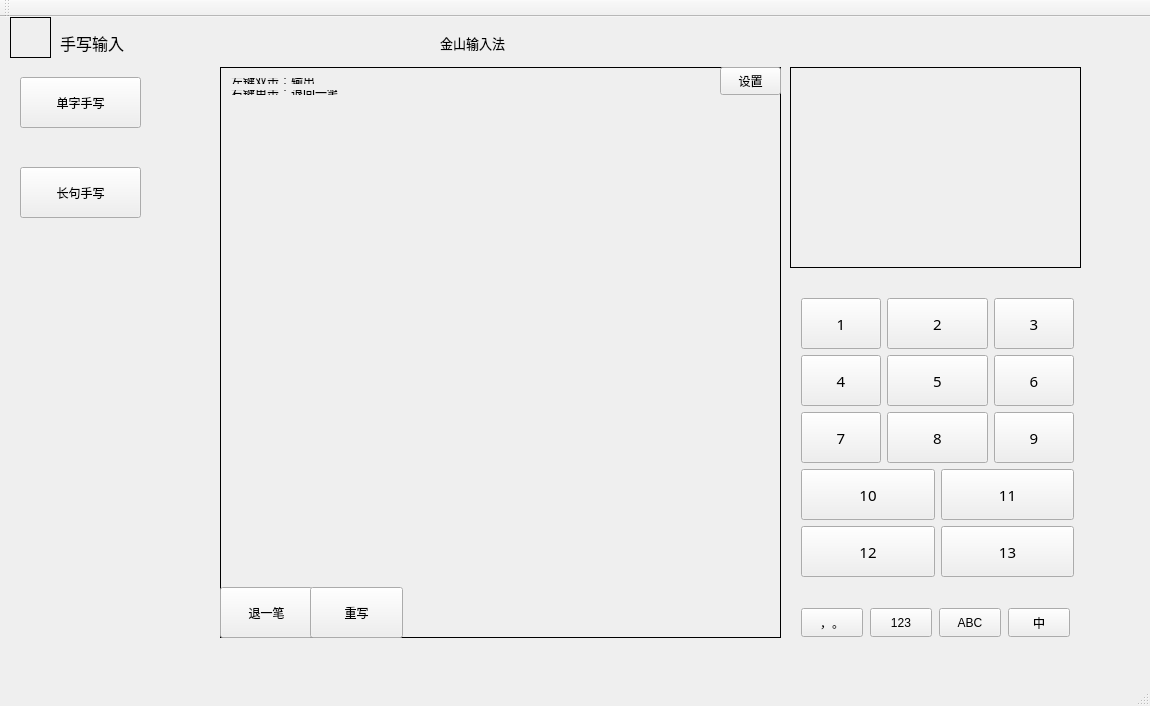
<?xml version="1.0" encoding="UTF-8"?>
<ui version="4.0">
 <class>KInputWindowClass</class>
 <widget class="QMainWindow" name="KInputWindowClass">
  <property name="geometry">
   <rect>
    <x>0</x>
    <y>0</y>
    <width>1150</width>
    <height>706</height>
   </rect>
  </property>
  <property name="windowTitle">
   <string>KInputWindow</string>
  </property>
  <widget class="QWidget" name="centralWidget">
   <widget class="QLabel" name="label">
    <property name="geometry">
     <rect>
      <x>10</x>
      <y>0</y>
      <width>41</width>
      <height>41</height>
     </rect>
    </property>
    <property name="maximumSize">
     <size>
      <width>90</width>
      <height>90</height>
     </size>
    </property>
    <property name="frameShape">
     <enum>QFrame::Box</enum>
    </property>
    <property name="text">
     <string/>
    </property>
   </widget>
   <widget class="QLabel" name="label_2">
    <property name="geometry">
     <rect>
      <x>60</x>
      <y>10</y>
      <width>91</width>
      <height>31</height>
     </rect>
    </property>
    <property name="font">
     <font>
      <family>等线</family>
      <pointsize>12</pointsize>
     </font>
    </property>
    <property name="text">
     <string>手写输入</string>
    </property>
   </widget>
   <widget class="QLabel" name="label_3">
    <property name="geometry">
     <rect>
      <x>440</x>
      <y>10</y>
      <width>101</width>
      <height>31</height>
     </rect>
    </property>
    <property name="font">
     <font>
      <family>宋体</family>
      <pointsize>10</pointsize>
     </font>
    </property>
    <property name="text">
     <string>金山输入法</string>
    </property>
   </widget>
   <widget class="QLabel" name="inputResult">
    <property name="geometry">
     <rect>
      <x>790</x>
      <y>50</y>
      <width>291</width>
      <height>201</height>
     </rect>
    </property>
    <property name="font">
     <font>
      <family>黑体</family>
      <pointsize>36</pointsize>
      <weight>50</weight>
      <bold>false</bold>
     </font>
    </property>
    <property name="frameShape">
     <enum>QFrame::Box</enum>
    </property>
    <property name="text">
     <string/>
    </property>
    <property name="alignment">
     <set>Qt::AlignCenter</set>
    </property>
   </widget>
   <widget class="QPushButton" name="singleCharBtn">
    <property name="geometry">
     <rect>
      <x>20</x>
      <y>60</y>
      <width>121</width>
      <height>51</height>
     </rect>
    </property>
    <property name="text">
     <string>单字手写</string>
    </property>
   </widget>
   <widget class="QPushButton" name="sentenceBtn">
    <property name="geometry">
     <rect>
      <x>20</x>
      <y>150</y>
      <width>121</width>
      <height>51</height>
     </rect>
    </property>
    <property name="text">
     <string>长句手写</string>
    </property>
   </widget>
   <widget class="QLabel" name="inputZone">
    <property name="geometry">
     <rect>
      <x>220</x>
      <y>50</y>
      <width>561</width>
      <height>571</height>
     </rect>
    </property>
    <property name="focusPolicy">
     <enum>Qt::WheelFocus</enum>
    </property>
    <property name="frameShape">
     <enum>QFrame::Box</enum>
    </property>
    <property name="text">
     <string/>
    </property>
    <property name="textFormat">
     <enum>Qt::PlainText</enum>
    </property>
   </widget>
   <widget class="QPushButton" name="backStrokeBtn">
    <property name="geometry">
     <rect>
      <x>220</x>
      <y>570</y>
      <width>93</width>
      <height>51</height>
     </rect>
    </property>
    <property name="text">
     <string>退一笔</string>
    </property>
   </widget>
   <widget class="QPushButton" name="clearStrokeBtn">
    <property name="geometry">
     <rect>
      <x>310</x>
      <y>570</y>
      <width>93</width>
      <height>51</height>
     </rect>
    </property>
    <property name="text">
     <string>重写</string>
    </property>
   </widget>
   <widget class="QWidget" name="layoutWidget">
    <property name="geometry">
     <rect>
      <x>790</x>
      <y>270</y>
      <width>295</width>
      <height>301</height>
     </rect>
    </property>
    <property name="sizePolicy">
     <sizepolicy hsizetype="Preferred" vsizetype="Expanding">
      <horstretch>0</horstretch>
      <verstretch>0</verstretch>
     </sizepolicy>
    </property>
    <property name="font">
     <font>
      <family>宋体</family>
      <pointsize>11</pointsize>
     </font>
    </property>
    <layout class="QGridLayout" name="candidateGrid">
     <item row="0" column="0">
      <widget class="QPushButton" name="guessBtn1">
       <property name="sizePolicy">
        <sizepolicy hsizetype="Minimum" vsizetype="Expanding">
         <horstretch>0</horstretch>
         <verstretch>0</verstretch>
        </sizepolicy>
       </property>
       <property name="font">
        <font>
         <family>宋体</family>
         <pointsize>11</pointsize>
        </font>
       </property>
       <property name="text">
        <string>1</string>
       </property>
       <property name="autoDefault">
        <bool>true</bool>
       </property>
      </widget>
     </item>
     <item row="0" column="1" colspan="2">
      <widget class="QPushButton" name="guessBtn2">
       <property name="sizePolicy">
        <sizepolicy hsizetype="Minimum" vsizetype="Expanding">
         <horstretch>0</horstretch>
         <verstretch>0</verstretch>
        </sizepolicy>
       </property>
       <property name="font">
        <font>
         <family>宋体</family>
         <pointsize>11</pointsize>
        </font>
       </property>
       <property name="text">
        <string>2</string>
       </property>
       <property name="autoDefault">
        <bool>true</bool>
       </property>
      </widget>
     </item>
     <item row="0" column="3">
      <widget class="QPushButton" name="guessBtn3">
       <property name="sizePolicy">
        <sizepolicy hsizetype="Minimum" vsizetype="Expanding">
         <horstretch>0</horstretch>
         <verstretch>0</verstretch>
        </sizepolicy>
       </property>
       <property name="font">
        <font>
         <family>宋体</family>
         <pointsize>11</pointsize>
        </font>
       </property>
       <property name="text">
        <string>3</string>
       </property>
       <property name="autoDefault">
        <bool>true</bool>
       </property>
      </widget>
     </item>
     <item row="1" column="0">
      <widget class="QPushButton" name="guessBtn4">
       <property name="sizePolicy">
        <sizepolicy hsizetype="Minimum" vsizetype="Expanding">
         <horstretch>0</horstretch>
         <verstretch>0</verstretch>
        </sizepolicy>
       </property>
       <property name="font">
        <font>
         <family>宋体</family>
         <pointsize>11</pointsize>
        </font>
       </property>
       <property name="text">
        <string>4</string>
       </property>
       <property name="autoDefault">
        <bool>true</bool>
       </property>
      </widget>
     </item>
     <item row="1" column="1" colspan="2">
      <widget class="QPushButton" name="guessBtn5">
       <property name="sizePolicy">
        <sizepolicy hsizetype="Minimum" vsizetype="Expanding">
         <horstretch>0</horstretch>
         <verstretch>0</verstretch>
        </sizepolicy>
       </property>
       <property name="font">
        <font>
         <family>宋体</family>
         <pointsize>11</pointsize>
        </font>
       </property>
       <property name="text">
        <string>5</string>
       </property>
       <property name="autoDefault">
        <bool>true</bool>
       </property>
      </widget>
     </item>
     <item row="1" column="3">
      <widget class="QPushButton" name="guessBtn6">
       <property name="sizePolicy">
        <sizepolicy hsizetype="Minimum" vsizetype="Expanding">
         <horstretch>0</horstretch>
         <verstretch>0</verstretch>
        </sizepolicy>
       </property>
       <property name="font">
        <font>
         <family>宋体</family>
         <pointsize>11</pointsize>
        </font>
       </property>
       <property name="text">
        <string>6</string>
       </property>
       <property name="autoDefault">
        <bool>true</bool>
       </property>
      </widget>
     </item>
     <item row="2" column="0">
      <widget class="QPushButton" name="guessBtn7">
       <property name="sizePolicy">
        <sizepolicy hsizetype="Minimum" vsizetype="Expanding">
         <horstretch>0</horstretch>
         <verstretch>0</verstretch>
        </sizepolicy>
       </property>
       <property name="font">
        <font>
         <family>宋体</family>
         <pointsize>11</pointsize>
        </font>
       </property>
       <property name="text">
        <string>7</string>
       </property>
       <property name="autoDefault">
        <bool>true</bool>
       </property>
      </widget>
     </item>
     <item row="2" column="1" colspan="2">
      <widget class="QPushButton" name="guessBtn8">
       <property name="sizePolicy">
        <sizepolicy hsizetype="Minimum" vsizetype="Expanding">
         <horstretch>0</horstretch>
         <verstretch>0</verstretch>
        </sizepolicy>
       </property>
       <property name="font">
        <font>
         <family>宋体</family>
         <pointsize>11</pointsize>
        </font>
       </property>
       <property name="text">
        <string>8</string>
       </property>
       <property name="autoDefault">
        <bool>true</bool>
       </property>
      </widget>
     </item>
     <item row="2" column="3">
      <widget class="QPushButton" name="guessBtn9">
       <property name="sizePolicy">
        <sizepolicy hsizetype="Minimum" vsizetype="Expanding">
         <horstretch>0</horstretch>
         <verstretch>0</verstretch>
        </sizepolicy>
       </property>
       <property name="font">
        <font>
         <family>宋体</family>
         <pointsize>11</pointsize>
        </font>
       </property>
       <property name="text">
        <string>9</string>
       </property>
       <property name="autoDefault">
        <bool>true</bool>
       </property>
      </widget>
     </item>
     <item row="3" column="0" colspan="2">
      <widget class="QPushButton" name="guessBtn10">
       <property name="sizePolicy">
        <sizepolicy hsizetype="Minimum" vsizetype="Expanding">
         <horstretch>0</horstretch>
         <verstretch>0</verstretch>
        </sizepolicy>
       </property>
       <property name="font">
        <font>
         <family>宋体</family>
         <pointsize>11</pointsize>
        </font>
       </property>
       <property name="text">
        <string>10</string>
       </property>
       <property name="autoDefault">
        <bool>true</bool>
       </property>
      </widget>
     </item>
     <item row="3" column="2" colspan="2">
      <widget class="QPushButton" name="guessBtn11">
       <property name="sizePolicy">
        <sizepolicy hsizetype="Minimum" vsizetype="Expanding">
         <horstretch>0</horstretch>
         <verstretch>0</verstretch>
        </sizepolicy>
       </property>
       <property name="font">
        <font>
         <family>宋体</family>
         <pointsize>11</pointsize>
        </font>
       </property>
       <property name="text">
        <string>11</string>
       </property>
       <property name="autoDefault">
        <bool>true</bool>
       </property>
      </widget>
     </item>
     <item row="4" column="0" colspan="2">
      <widget class="QPushButton" name="guessBtn12">
       <property name="sizePolicy">
        <sizepolicy hsizetype="Minimum" vsizetype="Expanding">
         <horstretch>0</horstretch>
         <verstretch>0</verstretch>
        </sizepolicy>
       </property>
       <property name="font">
        <font>
         <family>宋体</family>
         <pointsize>11</pointsize>
        </font>
       </property>
       <property name="text">
        <string>12</string>
       </property>
       <property name="autoDefault">
        <bool>true</bool>
       </property>
      </widget>
     </item>
     <item row="4" column="2" colspan="2">
      <widget class="QPushButton" name="guessBtn13">
       <property name="sizePolicy">
        <sizepolicy hsizetype="Minimum" vsizetype="Expanding">
         <horstretch>0</horstretch>
         <verstretch>0</verstretch>
        </sizepolicy>
       </property>
       <property name="font">
        <font>
         <family>宋体</family>
         <pointsize>11</pointsize>
        </font>
       </property>
       <property name="text">
        <string>13</string>
       </property>
       <property name="autoDefault">
        <bool>true</bool>
       </property>
      </widget>
     </item>
    </layout>
   </widget>
   <widget class="QWidget" name="layoutWidget">
    <property name="geometry">
     <rect>
      <x>790</x>
      <y>580</y>
      <width>291</width>
      <height>51</height>
     </rect>
    </property>
    <property name="sizePolicy">
     <sizepolicy hsizetype="Preferred" vsizetype="MinimumExpanding">
      <horstretch>0</horstretch>
      <verstretch>0</verstretch>
     </sizepolicy>
    </property>
    <layout class="QHBoxLayout" name="horizontalLayout" stretch="5,0,0,0">
     <property name="spacing">
      <number>7</number>
     </property>
     <property name="sizeConstraint">
      <enum>QLayout::SetDefaultConstraint</enum>
     </property>
     <item>
      <widget class="QPushButton" name="symbolBtn">
       <property name="sizePolicy">
        <sizepolicy hsizetype="Minimum" vsizetype="MinimumExpanding">
         <horstretch>0</horstretch>
         <verstretch>0</verstretch>
        </sizepolicy>
       </property>
       <property name="text">
        <string>，。</string>
       </property>
      </widget>
     </item>
     <item>
      <widget class="QPushButton" name="numberBtn">
       <property name="sizePolicy">
        <sizepolicy hsizetype="Minimum" vsizetype="MinimumExpanding">
         <horstretch>0</horstretch>
         <verstretch>0</verstretch>
        </sizepolicy>
       </property>
       <property name="text">
        <string>123</string>
       </property>
      </widget>
     </item>
     <item>
      <widget class="QPushButton" name="letterBtn">
       <property name="sizePolicy">
        <sizepolicy hsizetype="Minimum" vsizetype="MinimumExpanding">
         <horstretch>0</horstretch>
         <verstretch>0</verstretch>
        </sizepolicy>
       </property>
       <property name="text">
        <string>ABC</string>
       </property>
      </widget>
     </item>
     <item>
      <widget class="QPushButton" name="chineseBtn">
       <property name="sizePolicy">
        <sizepolicy hsizetype="Minimum" vsizetype="MinimumExpanding">
         <horstretch>0</horstretch>
         <verstretch>0</verstretch>
        </sizepolicy>
       </property>
       <property name="text">
        <string>中</string>
       </property>
      </widget>
     </item>
    </layout>
   </widget>
   <widget class="QWidget" name="layoutWidget">
    <property name="geometry">
     <rect>
      <x>220</x>
      <y>50</y>
      <width>137</width>
      <height>39</height>
     </rect>
    </property>
    <layout class="QVBoxLayout" name="verticalLayout">
     <item>
      <widget class="QLabel" name="label_4">
       <property name="text">
        <string>左键双击：输出</string>
       </property>
      </widget>
     </item>
     <item>
      <widget class="QLabel" name="label_5">
       <property name="text">
        <string>右键单击：退回一笔</string>
       </property>
      </widget>
     </item>
    </layout>
   </widget>
   <widget class="QPushButton" name="settingBtn">
    <property name="geometry">
     <rect>
      <x>720</x>
      <y>50</y>
      <width>61</width>
      <height>28</height>
     </rect>
    </property>
    <property name="text">
     <string>设置</string>
    </property>
    <property name="icon">
     <iconset resource="kinputwindow.qrc">
      <normaloff>:/image/settinglogo.png</normaloff>:/image/settinglogo.png</iconset>
    </property>
    <property name="flat">
     <bool>false</bool>
    </property>
   </widget>
  </widget>
  <widget class="QToolBar" name="mainToolBar">
   <attribute name="toolBarArea">
    <enum>TopToolBarArea</enum>
   </attribute>
   <attribute name="toolBarBreak">
    <bool>false</bool>
   </attribute>
  </widget>
  <widget class="QStatusBar" name="statusBar"/>
 </widget>
 <layoutdefault spacing="6" margin="11"/>
 <resources>
  <include location="kinputwindow.qrc"/>
 </resources>
 <connections/>
</ui>
